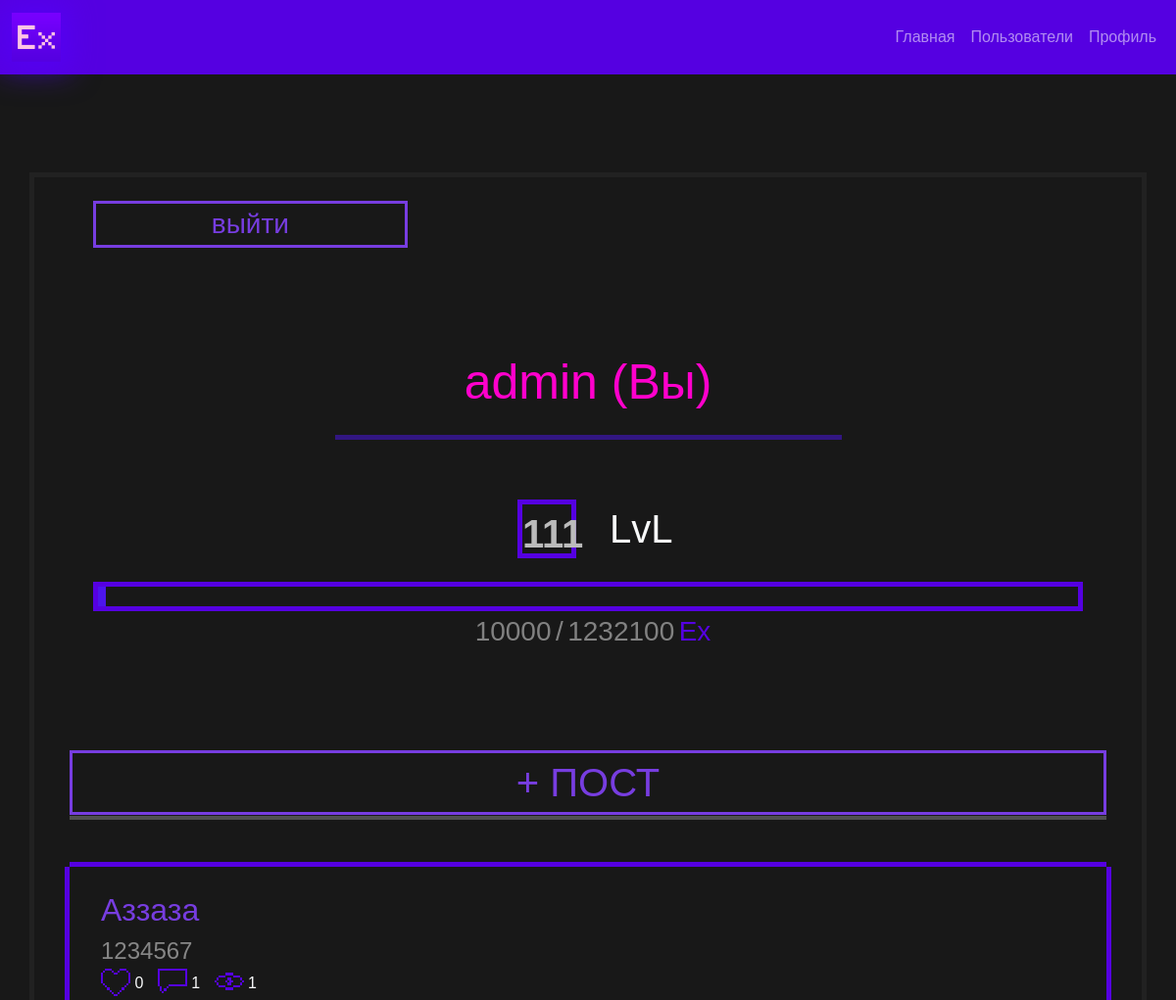
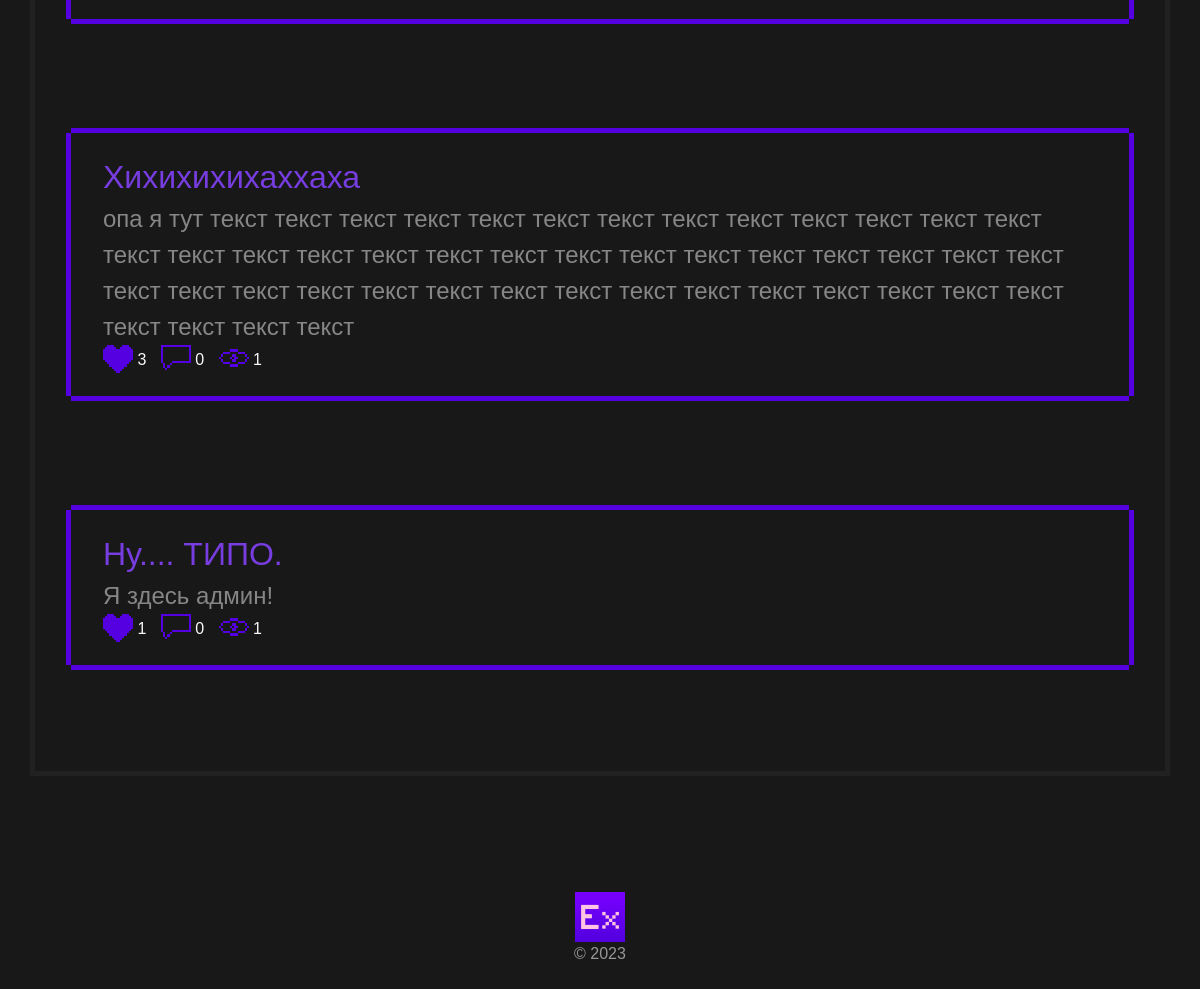
The page /user/admin (signed in) on the database its author committed (2 pictures, top to bottom).
### app/models.py (models this page shows, shortened)
class User(db.Model, UserMixin):
    __tablename__ = 'users'
    id = db.Column(db.Integer, primary_key=True)
    username = db.Column(db.String(255), unique=True)
    password = db.Column(db.String(255))
    level = db.Column(db.Integer(), default=1)
    exp = db.Column(db.Integer(), default=0)
    active = db.Column(db.Boolean())
    roles = db.relationship('Role', secondary='user_roles')

class Post(db.Model):
    __tablename__ = 'posts'
    id = db.Column(db.Integer, primary_key=True)
    title = db.Column(db.String(255))
    content = db.Column(db.Text)
    pub_date = db.Column(db.DateTime, default=datetime.utcnow)
    user_id = db.Column(db.Integer, db.ForeignKey('users.id'))
    views = db.Column(db.Integer, default=0)
    user = db.relationship('User', backref=db.backref('posts', lazy='dynamic'))

### app/routes.py (the view)
@app.route('/user/<string:username>')
@login_required
def get_user(username):
    user = User.query.filter_by(username=username).first()
    posts = Post.query.filter_by(user_id=user.id).order_by(Post.id.desc()).all()
    likes = {}
    for post in posts:
        liked_by_user = False
        print(Like.query.filter_by(user_id=current_user.id, post_id=post.id).first())
        if Like.query.filter_by(user_id=current_user.id, post_id=post.id).first():
            liked_by_user = True
        likes[post.id] = {
            'count': get_post_likes(post.id),
            'liked_by_user': liked_by_user,
            'comm_count': get_post_comm_count(post.id),
        }
    return render_template('user_profile.html', User=user, Posts=posts, Likes=likes)

### app/routes.py (called while the page is built)
def get_post_likes(post_id):
    try:
        post_likes = Like.query.filter_by(post_id=post_id).count()
        return post_likes
    except Exception as e:
        return -1

def get_post_comm_count(post_id):
    try:
        comm = Comment.query.filter_by(post_id=post_id).count()
        return comm
    except Exception as e:
        return -1

### app/templates/user_profile.html (shortened to what this page needs)
{% extends "base.html" %}
{% block content %}
<div class="container">
    <div class="row d-flex justify-content-center" style="border: #212121 solid 5px; padding: 2vw 3vw">
        <div class="row">
            <div class="col-4 text-center">
                {% if User.username == current_user.username %}
                <a class="nav-link text-center" href="{{ url_for('logout') }}">
                    <div class="a-link">
                        <span class="fs-3">выйти</span>
                    </div>
                </a>
                {% endif %}
            </div>
            <div class="col-12 text-center justify-content-center">
                {% if User.username == current_user.username %}
                <p class="title ex-txt" style="color: #ff00cc; font-size: 50px; word-wrap: break-word">{{ User.username }} (Вы)</p>
                {% endif %}
            </div>
            <hr class="def-hr" style="width: 50%; margin-left: auto; margin-right: auto; background: #4c15ec;
            border-color: #4c15ec; opacity: 50%">
            <div class="col-12 text-center">
                <div class="row">
                <div class="col-6">
                    <b class="fs-1" id="lvl" style="color: #bbbbbb; float: right; padding: 0 0 20px 0">
                        {{ User.level }}
                    </b>
                </div>
                <div class="col-6">
                <span class="text-light fs-1" style="margin-left: 10px; float: left">
                    LvL
                </span>
                </div>
                    </div>
            </div>
            <div class="col-12 mt-4 text-center">
                <div class="bar-border" style="height: 30px; width: 100%">
                    <div class="bar" id="expValue{{ User.id }}bar" style="width: {{User.exp/(100*(User.level**2))*100 }}%"></div>
                </div>
                <span class="fs-3" id="expValue{{ User.id }}" style="color: #818181; margin-left: 10px">{{ User.exp }}</span>
                <span class="fs-3" style="color: #818181">/</span>
                <span class="fs-3" id="endExp" style="color: #818181">{{ (100*(User.level**2)) }}</span>
                <span class="fs-3 ex-txt" id="ex_end"> Ex</span>
            </div>
        </div>
        {% if User.username == current_user.username %}
        <a class="nav-link text-center" style="justify-content: flex-end;" href="{{ url_for('add_post') }}">
            <div class="a-link">
                <span class="fs-1">+ ПОСТ</span>
            </div>
        </a>
        {% else %}
        <span class="fs-2 text-center text-light">
            ПОСТЫ
        </span>
        {% endif %}
        <hr class="def-hr">
        {% for post in Posts %}
        <div class="row post-list">
            <div class="col-12">
                <span class="ex-title fs-2">{{ post.title }}</span><br>
                <span class="ex-post-txt fs-4">{{ post.content }}</span><br>
            </div>
            <div class="row">
                <div class="col-12">
                    <img id="like_img_{{ post.id }}" class="post_bot"
                         src="{{ url_for('static', filename='imgs/fill-like.png') if Likes[post.id]['liked_by_user'] else url_for('static', filename='imgs/like.png') }}"
                         alt="like" width="30px"
                         style="image-rendering: pixelated;" onclick="likePost({{ post.id }})">
                    <span id="likes_{{ post.id }}" class="text-light">{{ Likes[post.id]['count'] }}</span>
                    <a href="{{ url_for('get_comments', post_id=post.id) }}" style="text-decoration: none"> <img
                            class="post_bot" src="{{ url_for('static', filename='imgs/comment.png') }}" alt="comm"
                            width="30px" height="32px"
                            style="image-rendering: pixelated; margin-top: -2px; margin-left: 10px;">
                    </a>
                    <span class="text-light">{{ Likes[post.id]['comm_count'] }}</span>
                    <img class="post" data-post-id="{{ post.id }}" src="{{ url_for('static', filename='imgs/Views.png') }}" alt="views"
                         width="30px" height="32px"
                         style="image-rendering: pixelated; margin-top: -5px; margin-left: 10px;">
                         <span class="text-light">{{ post.views }}</span>
                </div>
            </div>
        </div>
        {% endfor %}
    </div>
</div>
{% endblock %}

### app/templates/base.html (shortened to what this page needs)
<!DOCTYPE html>
<html lang="ru">
<head>
    <link href="https://cdn.jsdelivr.net/npm/bootstrap@5.3.2/dist/css/bootstrap.min.css" rel="stylesheet"
>
    <link rel="stylesheet" href="https://cdn.jsdelivr.net/npm/bootstrap-icons@1.8.1/font/bootstrap-icons.css">
    <link rel="stylesheet" href="{{ url_for('static', filename='css/style.css') }}">
</head>
<body>
<header>
    <nav class="navbar navbar-expand-sm navbar-dark">
        <div class="container-fluid">
            <a class="navbar-brand" href="{{ url_for('index') }}">
                <img src="{{ url_for('static', filename='imgs/logo.png') }}" alt="LOGO" width="50px"
                     style="object-fit: cover; object-fit: cover; box-shadow: 0px 0px 30px 10px rgba(85,0,255,0.54);">
            </a>
            <div class="collapse navbar-collapse" id="collapsibleNavbar" style="justify-content: flex-end;">
                <ul class="navbar-nav">
                    <li class="nav-item">
                        <a class="nav-link" href="{{ url_for('index') }}">Главная</a>
                    </li>
                    <li class="nav-item">
                        <a class="nav-link" href="{{ url_for('users') }}">Пользователи</a>
                    </li>
                    {% if current_user.is_authenticated %}
                    <li class="nav-item">
                        <a class="nav-link"
                           href="{{ url_for('get_user', username = current_user.username) }}">Профиль</a>
                    </li>
                    {% else %}
                    <li class="nav-item">
                        <a class="nav-link" style="justify-content: flex-end;" href="{{ url_for('login') }}">Войти</a>
                    </li>
                    {% endif %}
                </ul>
            </div>
        </div>
    </nav>
</header>
<main>
    {% block content %}{% endblock %}
</main>
<footer class="py-3 mt-4" style="color: rgba(255,255,255,0.55)">
    <a href="{{ url_for('index') }}" class="d-flex justify-content-center">
        <img src="{{ url_for('static', filename='imgs/logo.png') }}" alt="LOGO" width="50px">
    </a>
    <p class="text-center">© 2023</p>
</footer>
</body>
</html>

### app/static/css/style.css (style rules this page uses)
html { cursor: url("../imgs/cursor.png"), auto; }
a, a:focus { cursor: url("../imgs/cursor.png"), auto; }
.navbar { background: #5500e1; }
.ex-txt { color: #5500e1; }
.ex-title { color: #773de0; }
.ex-post-txt { color: #868686; }
.a-link { border: #773de0 solid 3px; color: #773de0; transition: .5s; }
.post_bot { transition: .5s; border-bottom: 3px solid transparent; }
body { background: #181818; font-family: 'monocraft', sans-serif; }
.bar { height: 20px; background: #4c15ec; transition: width 0.3s; }
.post-list { padding: 20px 20px; margin: 2em auto; box-shadow: -5px 0 0 0 #5500e1, 5px 0 0 0 #5500e1, 0 -5px 0 0 #5500e1, 0 5px 0 0 #5500e1; transition: .5s; }
.bar-border { border: solid #5500e1 5px; }
.def-hr { height: 5px; background: whitesmoke; }
#lvl { border: solid #5500e1 5px; width: 60px; height: 60px; text-align: center; vertical-align: center; padding: 5px 10px; }

### rows shown on the page
User: username "admin", level "111", exp "10000", (100*(User.level**2)) "1232100"
Post: title "Аззаза", content "1234567", shows a picture, Likes "0", views "1"
Post: title "Хихихихихаххаха", content "опа я тут текст текст текст текст текст текст текст текст текст текст текст текст текст текст текст текст текст текст текст текст текст текст текст текст текст текст текст текст текст текст текст текст текст текст текст текст текст текст текст текст текст текст текст текст текст текст текст", Likes "3", Likes "0", views "1"
Post: title "Ну.... ТИПО.", content "Я здесь админ!", id "1", Likes "0", views "1"
